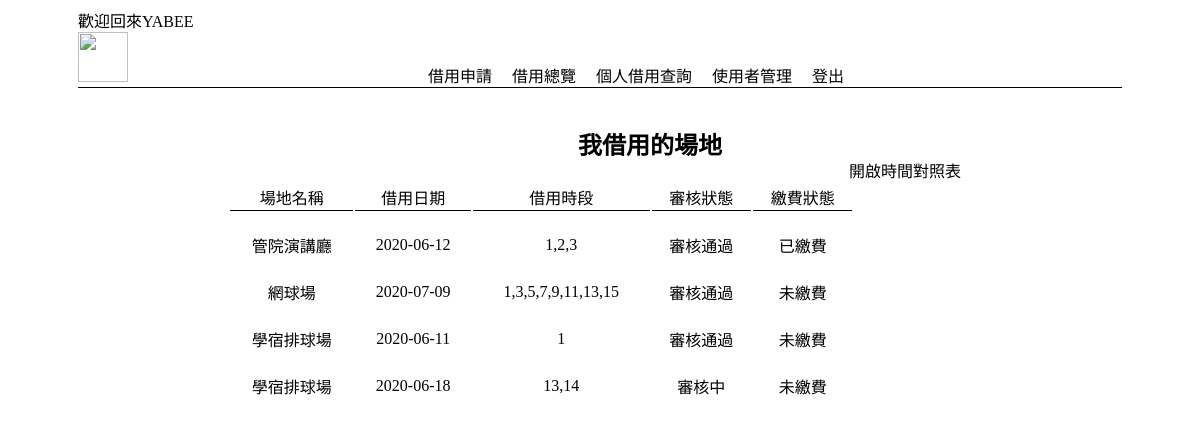
/personalview.php (signed in), run on the app's committed database.
### tables this page shows
CREATE TABLE `apply` (
  `anum` int(11) NOT NULL,
  `date` date NOT NULL,
  `period` varchar(50) NOT NULL,
  `purpose` mediumtext NOT NULL,
  `uid` int(11) NOT NULL,
  `pnum` int(11) NOT NULL,
  `admit` tinyint(1) NOT NULL DEFAULT 0,
  `pay` tinyint(1) NOT NULL DEFAULT 0
);

CREATE TABLE `place` (
  `pnum` int(10) NOT NULL,
  `pname` varchar(10) NOT NULL,
  `Location` varchar(10) NOT NULL
);

### personalview.php (the view, shortened to what this page needs)
<?php
include("link.php");
include("header.php");
?>
<html>
</html>
<?php
if(isset($_SESSION["uid"])){
    $uid = $_SESSION["uid"];
    $SQL = "SELECT * FROM apply a JOIN place p ON a.pnum = p.pnum WHERE uid = '$uid'";
    $result = mysqli_query($link, $SQL);
    echo "<div class='wrap'>";
    echo "<div class='QQQQQdivQQ'>";
    echo "<a href = '#' class='open' onclick = 'openwin()'>"."開啟時間對照表"."</a><br/>";
    echo "<h2 class='ll'>我借用的場地</h2></br>";
    echo "<table class='browseQQ'>";
        echo "<tr>";
        echo "<td class='tdss'>場地名稱</td>";
        echo "<td class='tdss'>借用日期</td>";
        echo "<td class='tdss'>借用時段</td>";
        echo "<td class='tdss'>審核狀態</td>";
        echo "<td class='tdss'>繳費狀態</td>";
        echo "</tr>";
        while($row = mysqli_fetch_assoc($result)){
            if($row["admit"]==0){
                $admit = '審核中';
            }
            if($row["admit"]!=0){
                $admit = '審核通過';
            }
            if($row["pay"]==0){
                $pay = '未繳費';
            }
            if($row["pay"]!=0){
                $pay = '已繳費';
            }
            echo "<tr>";
            echo "<td class='td'>".$row['pname']."</td>";
            echo "<td class='td'>".$row['date']."</td>";
            echo "<td class='td'>".$row['period']."</td>";
            echo "<td class='td'>".$admit."</td>";
            echo "<td class='td'>".$pay."</td>";
            echo "</tr>";
        }
    echo "</table>";
    echo "</div>";
    echo "</div>";
}else{
    echo "<script>alert('您尚未登入!!請不要作弊')</script>";
    header("refresh:0.2 ; url= index.php");
}
?>
<!DOCTYPE html>
<html lang="en">
<head>
</head>
<body>
</body>
</html>

### header.css (style rules this page uses)
* { font-family: 微軟正黑體; }
a:link { font-family: 微軟正黑體; text-decoration: none; color: black; }
.wrap { margin-left: 70px; margin-right: 70px; }
.ll { margin-bottom: 20px; }
.td { padding-top: 20px; text-align: center; }
.browseQQ { width: 80%; float: left; margin-left: 50px; }
.QQQQQdivQQ { width: 75%; margin-left: 100px; }
.QQQQQdivQQ h2 { margin-bottom: -20px; margin-left: 400px; }
.QQQQQdivQQ a { float:right; margin-top: 70px; }
.tdss { text-align: center; border-bottom:1px solid #000; }

### data on the page
apply: place.pname "管院演講廳", date "2020-06-12", period "1,2,3", admit "審核通過", pay "已繳費"
apply: place.pname "網球場", date "2020-07-09", period "1,3,5,7,9,11,13,15", admit "審核通過", pay "未繳費"
apply: place.pname "學宿排球場", date "2020-06-11", period "1", admit "審核通過", pay "未繳費"
apply: place.pname "學宿排球場", date "2020-06-18", period "13,14", admit "審核中", pay "未繳費"

### other printed values
$_SESSION["name"] "YABEE"
